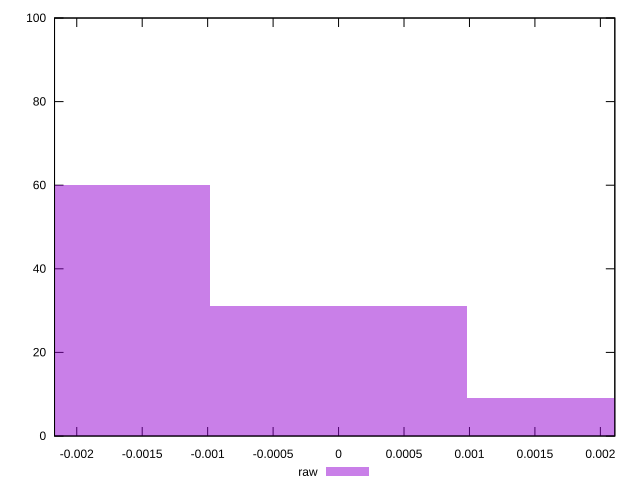

The script that saved this image:
reset

$raw <<EOF
0 31
-0.001969174973792813 60
0.001969174973792813 9
EOF

set key outside below
set boxwidth 0.001969174973792813
set xrange [-0.0021697083777997388:0.002110417215445718]
set yrange [0:100]
set trange [0:100]
set style fill transparent solid 0.5 noborder
set terminal svg size 640, 490 enhanced background rgb 'white'
set output "reprap/meta/score-difference/samples/pages+cached+noadtech/raw/histogram.svg"

plot $raw title "raw" with boxes

reset
